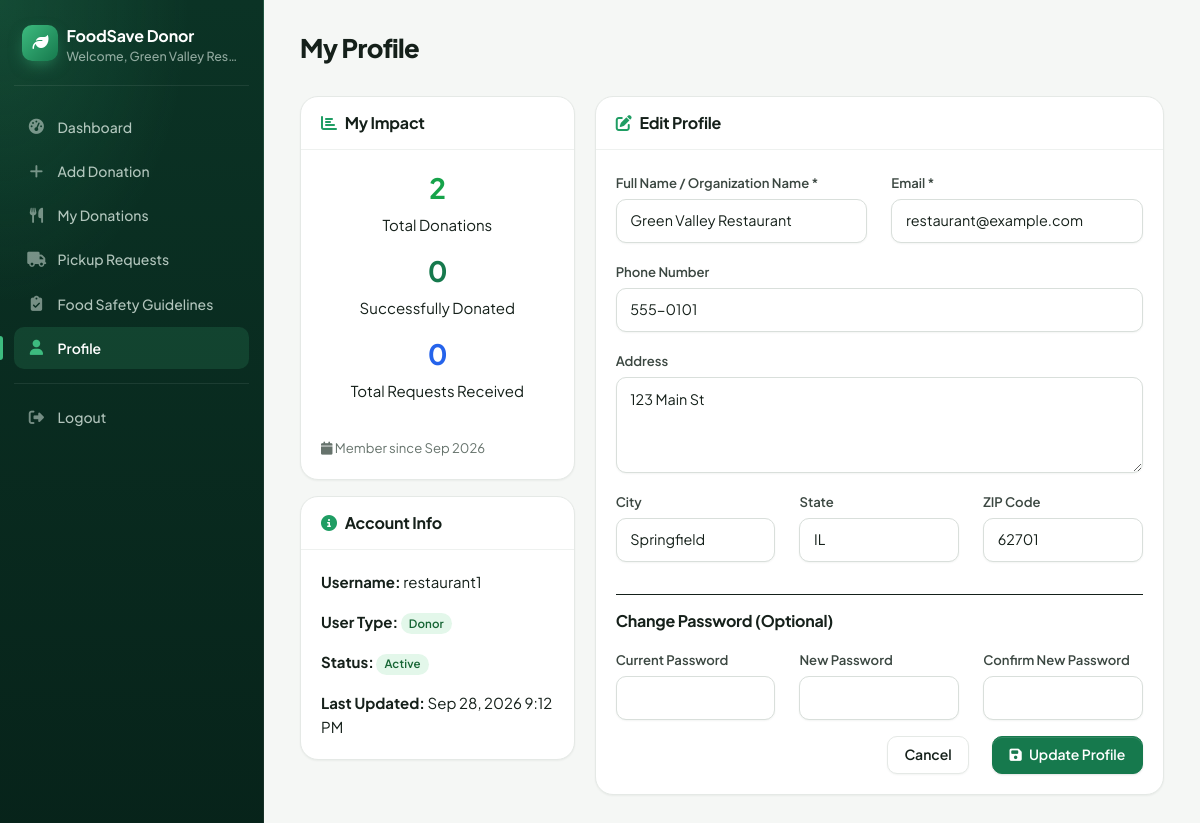
The app's page /donor/profile.php (signed in) with its own data.
### tables this page shows
CREATE TABLE users (
    id INT AUTO_INCREMENT PRIMARY KEY,
    username VARCHAR(50) UNIQUE NOT NULL,
    email VARCHAR(100) UNIQUE NOT NULL,
    password VARCHAR(255) NOT NULL,
    user_type ENUM('admin', 'donor', 'ngo', 'volunteer', 'driver') NOT NULL,
    full_name VARCHAR(150) NOT NULL,
    organization_name VARCHAR(150),
    phone VARCHAR(20),
    address TEXT,
    city VARCHAR(50),
    state VARCHAR(50),
    zip_code VARCHAR(10),
    status ENUM('active', 'pending', 'inactive') DEFAULT 'pending',
    created_at TIMESTAMP DEFAULT CURRENT_TIMESTAMP,
    updated_at TIMESTAMP DEFAULT CURRENT_TIMESTAMP ON UPDATE CURRENT_TIMESTAMP
);

### donor/profile.php (the view, shortened to what this page needs)
<?php
require_once '../includes/config.php';
try {
    $pdo = getDBConnection();
    $stmt = $pdo->prepare("SELECT * FROM users WHERE id = ?");
    $stmt->execute([$_SESSION['user_id']]);
    $user = $stmt->fetch(PDO::FETCH_ASSOC);
    $stmt = $pdo->prepare("SELECT COUNT(*) as total_donations FROM food_donations WHERE donor_id = ?");
    $stmt->execute([$_SESSION['user_id']]);
    $stats['total_donations'] = $stmt->fetch(PDO::FETCH_ASSOC)['total_donations'];
    $stmt = $pdo->prepare("SELECT COUNT(*) as completed_donations FROM food_donations WHERE donor_id = ? AND status = 'picked_up'");
    $stmt->execute([$_SESSION['user_id']]);
    $stats['completed_donations'] = $stmt->fetch(PDO::FETCH_ASSOC)['completed_donations'];
    $stmt = $pdo->prepare("
        SELECT COUNT(*) as total_requests
        FROM pickup_requests pr
        JOIN food_donations fd ON pr.donation_id = fd.id
        WHERE fd.donor_id = ?
    ");
    $stmt->execute([$_SESSION['user_id']]);
    $stats['total_requests'] = $stmt->fetch(PDO::FETCH_ASSOC)['total_requests'];
} catch (PDOException $e) {
    $error = 'Database error: ' . $e->getMessage();
}
?>
<!DOCTYPE html>
<html lang="en">
<head>
    <link href="https://cdn.jsdelivr.net/npm/bootstrap@5.1.3/dist/css/bootstrap.min.css" rel="stylesheet">
    <link rel="stylesheet" href="https://cdnjs.cloudflare.com/ajax/libs/font-awesome/6.5.2/css/all.min.css">
    <link href="../assets/css/style.css?v=3" rel="stylesheet">
</head>
<body>
    <div class="container-fluid">
        <div class="row">
            <nav class="col-md-3 col-lg-2 d-md-block sidebar collapse">
                <div class="position-sticky pt-3">
                    <div class="text-center mb-4">
                        <h5 class="text-white">FoodSave Donor</h5>
                        <small class="text-muted">Welcome, <?php echo $_SESSION['full_name']; ?></small>
                    </div>
                    <ul class="nav flex-column">
                        <li class="nav-item">
                            <a class="nav-link" href="dashboard.php">
                                <i class="fas fa-tachometer-alt"></i> Dashboard
                            </a>
                        </li>
                        <li class="nav-item">
                            <a class="nav-link" href="add_donation.php">
                                <i class="fas fa-plus"></i> Add Donation
                            </a>
                        </li>
                        <li class="nav-item">
                            <a class="nav-link" href="my_donations.php">
                                <i class="fas fa-utensils"></i> My Donations
                            </a>
                        </li>
                        <li class="nav-item">
                            <a class="nav-link" href="pickup_requests.php">
                                <i class="fas fa-truck"></i> Pickup Requests
                            </a>
                        </li>
                        <li class="nav-item">
                            <a class="nav-link" href="food_safety.php">
                                <i class="fas fa-clipboard-check"></i> Food Safety Guidelines
                            </a>
                        </li>
                        <li class="nav-item">
                            <a class="nav-link active" href="profile.php">
                                <i class="fas fa-user"></i> Profile
                            </a>
                        </li>
                        <li class="nav-item">
                            <a class="nav-link" href="logout.php">
                                <i class="fas fa-sign-out-alt"></i> Logout
                            </a>
                        </li>
                    </ul>
                </div>
            </nav>
            <main class="col-md-9 ms-sm-auto col-lg-10 px-md-4">
                <div class="d-flex justify-content-between flex-wrap flex-md-nowrap align-items-center pt-3 pb-2 mb-3 border-bottom">
                    <h1 class="h2">My Profile</h1>
                </div>
                <div class="row">
                    <div class="col-md-4 mb-4">
                        <div class="card">
                            <div class="card-header">
                                <h5 class="mb-0 text-dark"><i class="fas fa-chart-bar"></i> My Impact</h5>
                            </div>
                            <div class="card-body">
                                <div class="row text-center">
                                    <div class="col-12 mb-3">
                                        <h3 class="text-success"><?php echo $stats['total_donations']; ?></h3>
                                        <p class="mb-0">Total Donations</p>
                                    </div>
                                    <div class="col-12 mb-3">
                                        <h3 class="text-primary"><?php echo $stats['completed_donations']; ?></h3>
                                        <p class="mb-0">Successfully Donated</p>
                                    </div>
                                    <div class="col-12 mb-3">
                                        <h3 class="text-info"><?php echo $stats['total_requests']; ?></h3>
                                        <p class="mb-0">Total Requests Received</p>
                                    </div>
                                </div>
                                <div class="mt-3">
                                    <small class="text-muted">
                                        <i class="fas fa-calendar"></i> Member since <?php echo date('M Y', strtotime($user['created_at'])); ?>
                                    </small>
                                </div>
                            </div>
                        </div>
                        <div class="card mt-3">
                            <div class="card-header">
                                <h5 class="mb-0 text-dark"><i class="fas fa-info-circle"></i> Account Info</h5>
                            </div>
                            <div class="card-body">
                                <p><strong>Username:</strong> <?php echo htmlspecialchars($user['username']); ?></p>
                                <p><strong>User Type:</strong> <span class="badge bg-success">Donor</span></p>
                                <p><strong>Status:</strong> <span class="badge bg-success">Active</span></p>
                                <p class="mb-0"><strong>Last Updated:</strong> <?php echo date('M j, Y g:i A', strtotime($user['updated_at'])); ?></p>
                            </div>
                        </div>
                    </div>
                    <div class="col-md-8">
                        <div class="card">
                            <div class="card-header">
                                <h5 class="mb-0 text-dark"><i class="fas fa-edit"></i> Edit Profile</h5>
                            </div>
                            <div class="card-body">
                                <form method="POST">
                                    <div class="row">
                                        <div class="col-md-6 mb-3">
                                            <label for="full_name" class="form-label">Full Name / Organization Name *</label>
                                            <input type="text" class="form-control" id="full_name" name="full_name"
                                                   value="<?php echo htmlspecialchars($user['full_name']); ?>" required>
                                        </div>
                                        <div class="col-md-6 mb-3">
                                            <label for="email" class="form-label">Email *</label>
                                            <input type="email" class="form-control" id="email" name="email"
                                                   value="<?php echo htmlspecialchars($user['email']); ?>" required>
                                        </div>
                                    </div>
                                    <div class="mb-3">
                                        <label for="phone" class="form-label">Phone Number</label>
                                        <input type="tel" class="form-control" id="phone" name="phone"
                                               value="<?php echo htmlspecialchars($user['phone']); ?>">
                                    </div>
                                    <div class="mb-3">
                                        <label for="address" class="form-label">Address</label>
                                        <textarea class="form-control" id="address" name="address" rows="2"><?php echo htmlspecialchars($user['address']); ?></textarea>
                                    </div>
                                    <div class="row">
                                        <div class="col-md-4 mb-3">
                                            <label for="city" class="form-label">City</label>
                                            <input type="text" class="form-control" id="city" name="city"
                                                   value="<?php echo htmlspecialchars($user['city']); ?>">
                                        </div>
                                        <div class="col-md-4 mb-3">
                                            <label for="state" class="form-label">State</label>
                                            <input type="text" class="form-control" id="state" name="state"
                                                   value="<?php echo htmlspecialchars($user['state']); ?>">
                                        </div>
                                        <div class="col-md-4 mb-3">
                                            <label for="zip_code" class="form-label">ZIP Code</label>
                                            <input type="text" class="form-control" id="zip_code" name="zip_code"
                                                   value="<?php echo htmlspecialchars($user['zip_code']); ?>">
                                        </div>
                                    </div>
                                    <hr>
                                    <h6 class="mb-3">Change Password (Optional)</h6>
                                    <div class="row">
                                        <div class="col-md-4 mb-3">
                                            <label for="current_password" class="form-label">Current Password</label>
                                            <input type="password" class="form-control" id="current_password" name="current_password">
                                        </div>
                                        <div class="col-md-4 mb-3">
                                            <label for="new_password" class="form-label">New Password</label>
                                            <input type="password" class="form-control" id="new_password" name="new_password">
                                        </div>
                                        <div class="col-md-4 mb-3">
                                            <label for="confirm_password" class="form-label">Confirm New Password</label>
                                            <input type="password" class="form-control" id="confirm_password" name="confirm_password">
                                        </div>
                                    </div>
                                    <div class="d-grid gap-2 d-md-flex justify-content-md-end">
                                        <a href="dashboard.php" class="btn btn-secondary me-md-2">Cancel</a>
                                        <button type="submit" class="btn btn-success">
                                            <i class="fas fa-save"></i> Update Profile
                                        </button>
                                    </div>
                                </form>
                            </div>
                        </div>
                    </div>
                </div>
            </main>
        </div>
    </div>
</body>
</html>

### records on screen
users: created_at "Sep 2026", username "restaurant1", updated_at "Sep 28, 2026 9:12 PM", full_name "Green Valley Restaurant", email "restaurant@example.com", phone "555-0101", address "123 Main St", city "Springfield", state "IL", zip_code "62701"

### other values on screen
$_SESSION['full_name'] "Green Valley Res…"
$stats['total_donations'] "2"
$stats['completed_donations'] "0"
$stats['total_requests'] "0"
